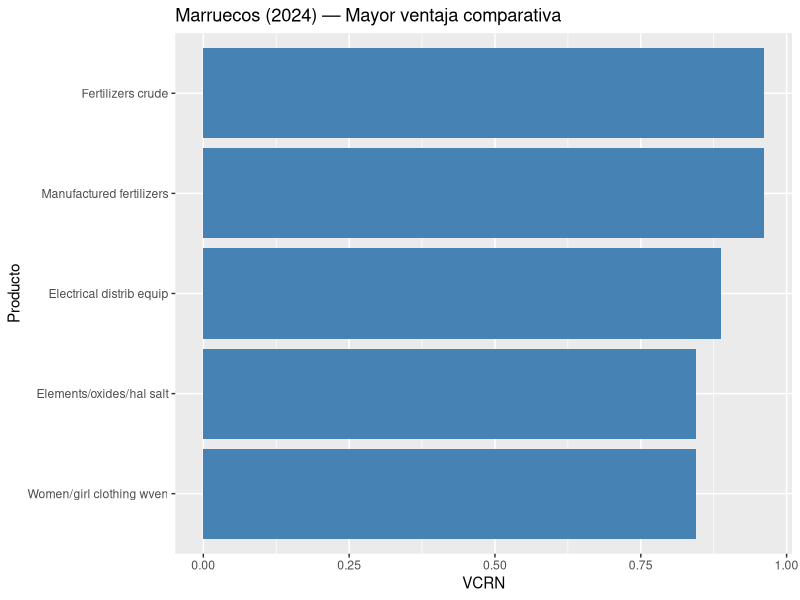
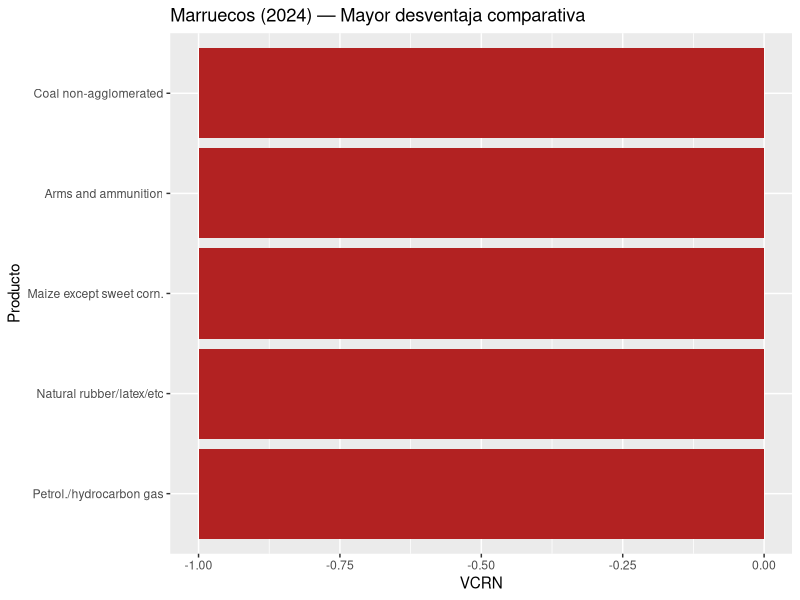
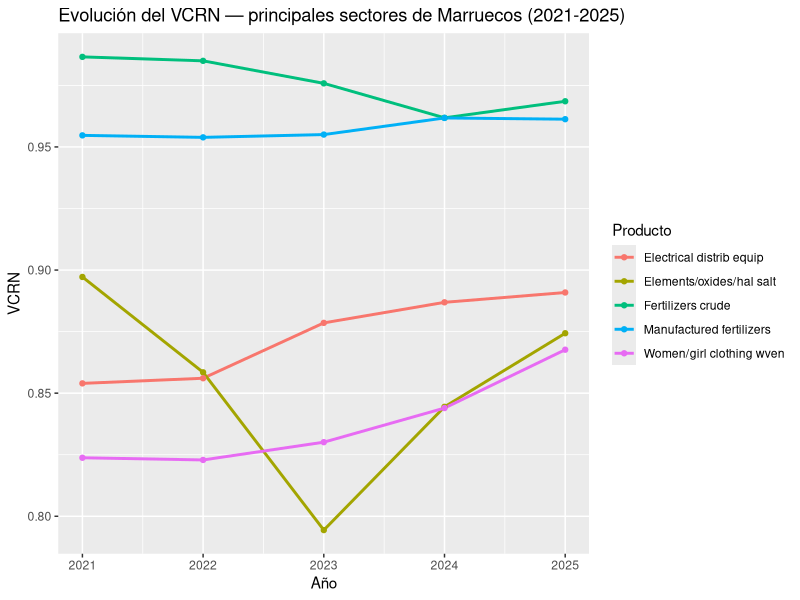
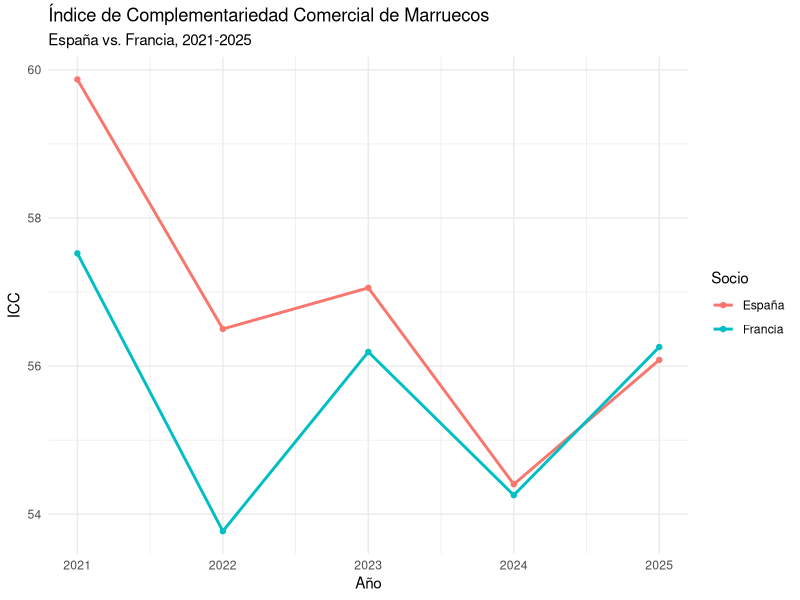
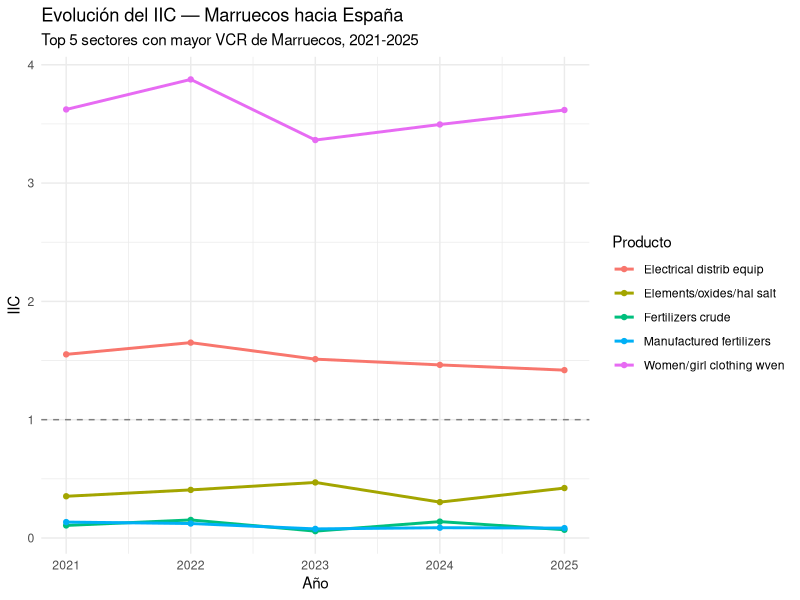
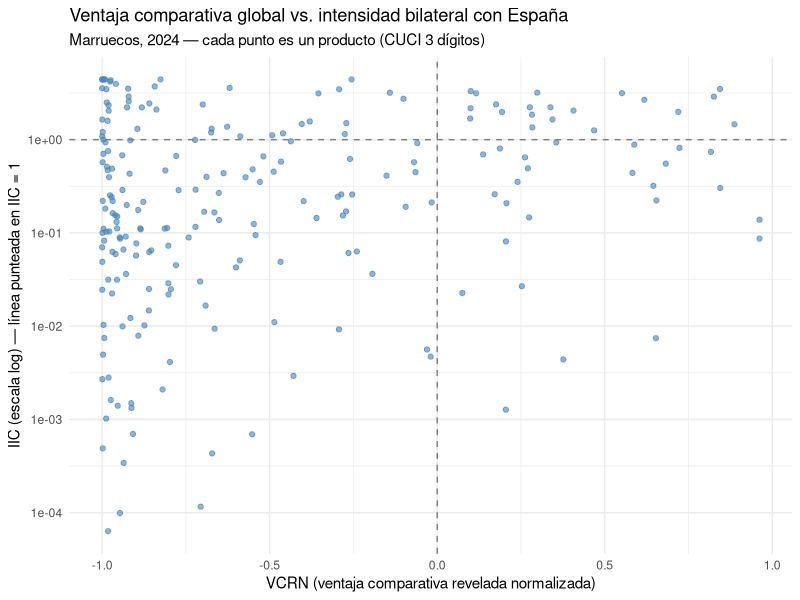
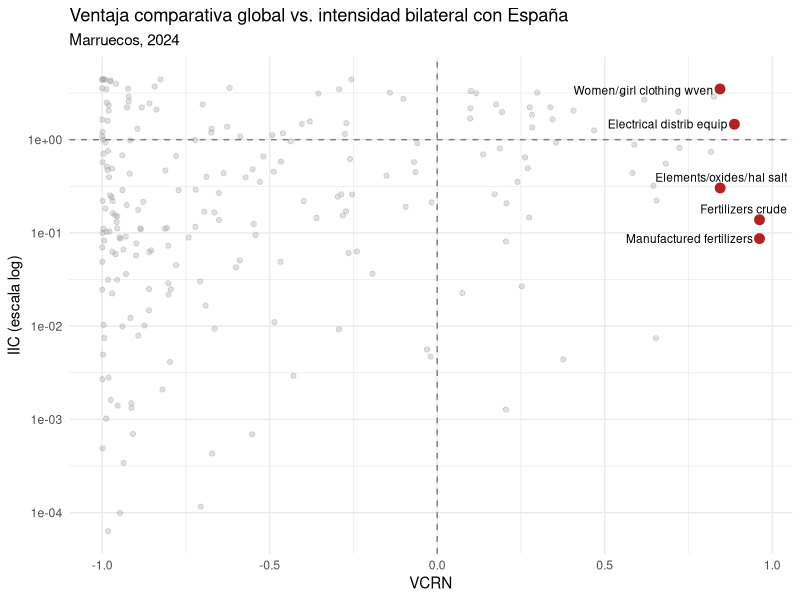
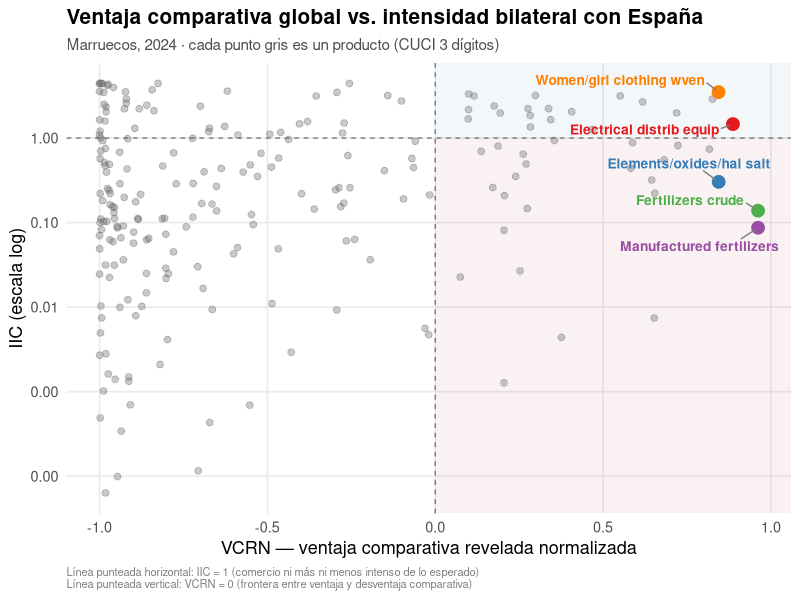

Reproduce these figures in R, in order.
install.packages("tidyverse")
install.packages("haven")
install.packages("ggrepel")

library(tidyverse)
library(haven)
library(dplyr)
library(ggrepel) 

getwd()
setwd("/cloud/project/bases de datos")
comtrade <- read_dta("MAR_ESP_FRA_WLD_full.dta")

names(comtrade) <- tolower(names(comtrade))

#-----------------------------------------------------------------------------#
# Limpieza de Bases: Uso dos bases, una con MAR como reporter y FRA, SPN y WLD
# como partners, y otra con WLD como reporter y partner. Después las uno con 
# left_join y armo el VCR.
#-----------------------------------------------------------------------------#

# Primero para la parte de MAR -> FRA, SPN, WLD:

comtrade <- comtrade %>%
  mutate(
    cuci      = as.character(as_factor(productcode)),
    cuci_desc = as.character(as_factor(productdescription)),
    r         = as.character(as_factor(reporteriso3)),
    p         = as.character(as_factor(partneriso3)),
    flow      = as.character(as_factor(tradeflowname))
  ) %>%
  rename(value = tradevaluein1000usd) %>%
  select(r, p, flow, cuci, cuci_desc, value, year)

comtrade_2 <- comtrade |>
  mutate(value = value / 1000)

comtrade_exp <- comtrade_2 |>
  filter(flow == "Export")

comtrade_exp <- comtrade_exp |>
  group_by(year, r, p) |>
  mutate(total_expo = sum(value, na.rm = TRUE)) |>
  ungroup()

comtrade_exp <- comtrade_exp |>
  mutate(share = value / total_expo)

df_share <- comtrade_exp |>
  select(year, r, p, cuci, cuci_desc, share)

vcr_aux_mar <- df_share |>
  filter(r == "MAR", p == "WLD") |>
  rename(share_mar = share)

# Ahora para la parte de WLD -> WLD:

comtrade_wld <- read_dta("WLD_WLD.dta")

names(comtrade_wld) <- tolower(names(comtrade_wld))

comtrade_wld <- comtrade_wld %>%
  mutate(
    cuci = as.character(as_factor(productcode)),
    r    = as.character(as_factor(reporteriso3)),
    p    = as.character(as_factor(partneriso3)),
    flow = as.character(as_factor(tradeflowname))
  ) %>%
  rename(value = tradevaluein1000usd) %>%
  select(r, p, flow, cuci, value, year)

wld_exp <- comtrade_wld |>
  filter(flow == "Export", r == "All", p == "All") |>
  group_by(year) |>
  mutate(total_wld = sum(value, na.rm = TRUE)) |>
  ungroup() |>
  mutate(share_wld = value / total_wld) |>
  select(year, cuci, share_wld)

#-----------------------------------------------------------------------------#
# Y ahora sí construyo el VCR:
#-----------------------------------------------------------------------------#

vcr_mar <- vcr_aux_mar |>
  select(year, cuci, cuci_desc, share_mar) |>
  left_join(wld_exp, by = c("year", "cuci")) |>
  mutate(
    vcr  = share_mar / share_wld,
    vcrn = (vcr - 1) / (vcr + 1)
  ) |>
  arrange(desc(vcr))

sum(is.na(vcr_mar$share_wld)) # chequeo que no quede ningún NA suelto

top5_mar <- vcr_mar |>
  filter(year == 2025) |>
  slice_max(vcrn, n = 5)

# Analisis de los resultados del VCR

vcr_mar |> 
  group_by(year) |> 
  summarise(n = n(), na_share_wld = sum(is.na(share_wld)))

# Top 5 sectores con mayor ventaja comparativa (VCRN más alto)
top5_ventaja <- vcr_mar |>
  filter(year == 2024) |>
  slice_max(vcrn, n = 5)


# Top 5 sectores con mayor desventaja comparativa (VCRN más bajo)
top5_desventaja <- vcr_mar |>
  filter(year == 2024) |>
  slice_min(vcrn, n = 5)


# Me parecen medio una poronga estos gráficos, pero bueno, hay que verlo

ggplot(data = top5_ventaja) +
  geom_col(aes(x = reorder(cuci_desc, vcrn), y = vcrn), fill = "steelblue") +
  coord_flip() +
  labs(title = "Marruecos (2024) — Mayor ventaja comparativa",
       x = "Producto",
       y = "VCRN")

ggplot(data = top5_desventaja) +
  geom_col(aes(x = reorder(cuci_desc, vcrn), y = vcrn), fill = "firebrick") +
  coord_flip() +
  labs(title = "Marruecos (2024) — Mayor desventaja comparativa",
       x = "Producto",
       y = "VCRN")


# Grafico de evolución de los sectores top

top_sectores <- top5_ventaja$cuci  # códigos de los 5 sectores top en 2024

vcr_mar |>
  filter(cuci %in% top_sectores) |>
  ggplot(aes(x = year, y = vcrn, color = cuci_desc)) +
  geom_line(linewidth = 1) +
  geom_point() +
  labs(title = "Evolución del VCRN — principales sectores de Marruecos (2021-2025)",
       x = "Año", y = "VCRN", color = "Producto")

#-----------------------------------------------------------------------------#
# Siguiente indicador: IIC (Intensidad Comercial)
#-----------------------------------------------------------------------------#


# Elegimos el socio y el sector a analizar
socio_1 <- "ESP"
sector <- "562"  # Manufactured fertilizers
anio   <- 2024

socio_2 <- "FRA"

# X^{i,j}_k: exportaciones de Marruecos a ESPAÑA en el sector k
xijk_esp <- comtrade_exp |>
  filter(r == "MAR", p == socio_1, cuci == sector, year == anio) |>
  pull(value)

# X^{i,j}_k: exportaciones de Marruecos a FRANCIA en el sector k
xijk_fra <- comtrade_exp |>
  filter(r == "MAR", p == socio_2, cuci == sector, year == anio) |>
  pull(value)

# X^i_k: exportaciones totales de Marruecos al mundo en el sector k
xik <- comtrade_exp |>
  filter(r == "MAR", p == "WLD", cuci == sector, year == anio) |>
  pull(value)

# X^{i,j}: exportaciones totales de Marruecos a España (todos los productos)
xij_esp <- comtrade_exp |>
  filter(r == "MAR", p == socio_1, year == anio) |>
  distinct(total_expo) |>
  pull(total_expo)

# X^{i,j}: exportaciones totales de Marruecos a FRANCIA (todos los productos)
xij_fra <- comtrade_exp |>
  filter(r == "MAR", p == socio_2, year == anio) |>
  distinct(total_expo) |>
  pull(total_expo)

# X^i: exportaciones totales de Marruecos al mundo (todos los productos)
xi <- comtrade_exp |>
  filter(r == "MAR", p == "WLD", year == anio) |>
  distinct(total_expo) |>
  pull(total_expo)

iic_mar_esp <- (xijk_esp / xik) / (xij_esp / xi)
iic_mar_esp <- as.numeric(iic_mar_esp)
iic_mar_esp

iic_mar_fra <- (xijk_fra / xik) / (xij_fra / xi)
iic_mar_fra <- as.numeric(iic_mar_fra)
iic_mar_fra


# EN FORMA DE TABLA: 

# PRIMERO ESPAÑA

sectores_top5 <- top5_ventaja$cuci

mar_esp <- comtrade_exp |>
  filter(r == "MAR", p == socio_1, year == anio, cuci %in% sectores_top5) |>
  select(cuci, cuci_desc, xijk = value, xij = total_expo)

mar_wld <- comtrade_exp |>
  filter(r == "MAR", p == "WLD", year == anio, cuci %in% sectores_top5) |>
  select(cuci, xik = value, xi = total_expo)

iic_top5 <- mar_esp |>
  left_join(mar_wld, by = "cuci") |>
  mutate(iic = as.numeric((xijk / xik) / (xij / xi))) |>
  select(cuci, cuci_desc, iic) |>
  arrange(desc(iic))

# AHORA FRANCIA

# mar_fra <- comtrade_exp |>
#   filter(r == "MAR", p == socio_1, year == anio, cuci %in% sectores_top5) |>
#   select(cuci, cuci_desc, xijk = value, xij = total_expo)
# 
# mar_wld <- comtrade_exp |>
#   filter(r == "MAR", p == "WLD", year == anio, cuci %in% sectores_top5) |>
#   select(cuci, xik = value, xi = total_expo)
# 
# iic_top5 <- mar_fra |>
#   left_join(mar_wld, by = "cuci") |>
#   mutate(iic = as.numeric((xijk / xik) / (xij / xi))) |>
#   select(cuci, cuci_desc, iic) |>
#   arrange(desc(iic))

#-----------------------------------------------------------------------------#
# Siguiente indicador: ICC (Compatibilidad/Complementariedad Comercial)
#-----------------------------------------------------------------------------#

#ICC AGREGADO

calcular_icc <- function(socio, anio) {
  
  # m_k^i: participación del bien k en las IMPORTACIONES totales de Marruecos
  m_mar <- comtrade |>
    filter(r == "MAR", p == "WLD", flow == "Import", year == anio) |>
    mutate(m = value / sum(value, na.rm = TRUE)) |>
    select(cuci, cuci_desc, m)
  
  # x_k^j: participación del bien k en las EXPORTACIONES totales del socio al mundo
  x_socio <- comtrade |>
    filter(r == socio, p == "WLD", flow == "Export", year == anio) |>
    mutate(x = value / sum(value, na.rm = TRUE)) |>
    select(cuci, x)
  
  # Full join: un producto ausente de un lado cuenta como share = 0, no se descarta
  tabla <- full_join(m_mar, x_socio, by = "cuci") |>
    mutate(
      m = replace_na(m, 0),
      x = replace_na(x, 0),
      dif_abs = abs(m - x)
    )
  
  icc <- 100 * (1 - sum(tabla$dif_abs, na.rm = TRUE) / 2)
  
  list(icc = icc, detalle = tabla)
}

# Uso:
icc_esp_mar <- calcular_icc("ESP", 2024)
icc_esp_mar$icc

# 1) La suma de shares de cada lado debería dar 1 (o muy cerca, por redondeo)
sum(icc_esp_mar$detalle$m, na.rm = TRUE)
sum(icc_esp_mar$detalle$x, na.rm = TRUE)


# 2) El ICC teóricamente está acotado entre 0 y 100 — confirmá que no se te fue de rango
icc_esp_mar$icc

resultado_fra <- calcular_icc("FRA", 2024)
resultado_fra$icc

icc_evolucion <- map_dfr(2021:2025, function(a) {
  tibble(
    year = a,
    icc_esp = calcular_icc("ESP", a)$icc,
    icc_fra = calcular_icc("FRA", a)$icc
  )
})

# ICC POR PRODUCTO

calcular_icc_producto <- function(socio, anio) {
  
  m_mar <- comtrade |>
    filter(r == "MAR", p == "WLD", flow == "Import", year == anio) |>
    mutate(m = value / sum(value, na.rm = TRUE)) |>
    select(cuci, cuci_desc, m)
  
  x_socio <- comtrade |>
    filter(r == socio, p == "WLD", flow == "Export", year == anio) |>
    mutate(x = value / sum(value, na.rm = TRUE)) |>
    select(cuci, cuci_desc_x = cuci_desc, x)  # guardamos la descripción también acá
  
  full_join(m_mar, x_socio, by = "cuci") |>
    mutate(
      cuci_desc = coalesce(cuci_desc, cuci_desc_x),  # si falta de un lado, usa el otro
      m = replace_na(m, 0),
      x = replace_na(x, 0),
      icc_k = 100 * (1 - abs(m - x) / 2)
    ) |>
    select(cuci, cuci_desc, m, x, icc_k) |>
    arrange(desc(icc_k))
}

icc_prod_esp <- calcular_icc_producto("ESP", 2024)
view(icc_prod_esp)
icc_prod_fra <- calcular_icc_producto("FRA", 2024)
view(icc_prod_fra)


# Top 10 de mejor matching con cada socio
icc_prod_esp |> slice_max(icc_k, n = 10) |> select(cuci, cuci_desc, icc_k)
icc_prod_fra |> slice_max(icc_k, n = 10) |> select(cuci, cuci_desc, icc_k)


icc_prod_esp |> 
  filter(m > 0.001, x > 0.001) |>
  arrange(desc(icc_k)) |>
  head(10)

icc_prod_fra |> 
  filter(m > 0.001, x > 0.001) |>
  arrange(desc(icc_k)) |>
  head(10)


#------------------------------------------------------------------------#
# GRAFICOS

# evoluciónm agregada del icc

icc_evolucion |>
  pivot_longer(cols = c(icc_esp, icc_fra), names_to = "socio", values_to = "icc") |>
  mutate(socio = recode(socio, icc_esp = "España", icc_fra = "Francia")) |>
  ggplot(aes(x = year, y = icc, color = socio)) +
  geom_line(linewidth = 1) +
  geom_point() +
  labs(title = "Índice de Complementariedad Comercial de Marruecos",
       subtitle = "España vs. Francia, 2021-2025",
       x = "Año", y = "ICC", color = "Socio") +
  theme_minimal()

# evolución del iic para los mismos 5 sectores top con España

calcular_iic_multi <- function(socio, sectores, anio) {
  mar_soc <- comtrade_exp |>
    filter(r == "MAR", p == socio, year == anio, cuci %in% sectores) |>
    select(cuci, cuci_desc, xijk = value, xij = total_expo)
  
  mar_wld <- comtrade_exp |>
    filter(r == "MAR", p == "WLD", year == anio, cuci %in% sectores) |>
    select(cuci, xik = value, xi = total_expo)
  
  mar_soc |>
    left_join(mar_wld, by = "cuci") |>
    mutate(iic = as.numeric((xijk / xik) / (xij / xi)), year = anio) |>
    select(year, cuci, cuci_desc, iic)
}

iic_evolucion <- map_dfr(2021:2025, ~calcular_iic_multi("ESP", sectores_top5, .x))

ggplot(iic_evolucion, aes(x = year, y = iic, color = cuci_desc)) +
  geom_line(linewidth = 1) +
  geom_point() +
  geom_hline(yintercept = 1, linetype = "dashed", color = "gray50") +
  labs(title = "Evolución del IIC — Marruecos hacia España",
       subtitle = "Top 5 sectores con mayor VCR de Marruecos, 2021-2025",
       x = "Año", y = "IIC", color = "Producto") +
  theme_minimal()


# cruce VCRN con IIC
# Armamos la base combinando VCR 2024 con IIC 2024 hacia España, para todos los productos en común
cruce_vcr_iic <- vcr_mar |>
  filter(year == 2024) |>
  select(cuci, cuci_desc, vcrn) |>
  inner_join(
    calcular_iic_multi("ESP", unique(vcr_mar$cuci), 2024) |> select(cuci, iic),
    by = "cuci"
  ) |>
  filter(!is.na(iic), is.finite(iic))

ggplot(cruce_vcr_iic, aes(x = vcrn, y = iic)) +
  geom_point(alpha = 0.6, color = "steelblue") +
  geom_hline(yintercept = 1, linetype = "dashed", color = "gray50") +
  geom_vline(xintercept = 0, linetype = "dashed", color = "gray50") +
  scale_y_log10() +  # el IIC suele tener rango muy amplio, el log ayuda a leerlo
  labs(title = "Ventaja comparativa global vs. intensidad bilateral con España",
       subtitle = "Marruecos, 2024 — cada punto es un producto (CUCI 3 dígitos)",
       x = "VCRN (ventaja comparativa revelada normalizada)",
       y = "IIC (escala log) — línea punteada en IIC = 1") +
  theme_minimal()

# solo puntos extremos

destacados <- cruce_vcr_iic |>
  filter(cuci %in% c("562", "272", "842", "773", "522"))

ggplot(cruce_vcr_iic, aes(x = vcrn, y = iic)) +
  geom_point(alpha = 0.3, color = "gray60") +
  geom_point(data = destacados, color = "firebrick", size = 3) +
  geom_text_repel(data = destacados, aes(label = cuci_desc), size = 3) +
  geom_hline(yintercept = 1, linetype = "dashed", color = "gray50") +
  geom_vline(xintercept = 0, linetype = "dashed", color = "gray50") +
  scale_y_log10() +
  labs(title = "Ventaja comparativa global vs. intensidad bilateral con España",
       subtitle = "Marruecos, 2024",
       x = "VCRN", y = "IIC (escala log)") +
  theme_minimal()


# mismo grafico, intento 2

cruce_vcr_iic_filtrado <- cruce_vcr_iic |>
  filter(iic > 0, is.finite(iic))

# Volvés a correr el ggplot con esta base en vez de cruce_vcr_iic

ggplot(cruce_vcr_iic_filtrado, aes(x = vcrn, y = iic)) +
  # Sombreado de cuadrantes para que se lean de un vistazo
  annotate("rect", xmin = 0, xmax = Inf, ymin = 1, ymax = Inf,
           fill = "steelblue", alpha = 0.06) +
  annotate("rect", xmin = 0, xmax = Inf, ymin = 0, ymax = 1,
           fill = "firebrick", alpha = 0.06) +
  geom_point(alpha = 0.35, color = "gray40", size = 2) +
  geom_point(data = destacados, aes(color = cuci_desc), size = 4) +
  geom_text_repel(
    data = destacados, aes(label = cuci_desc, color = cuci_desc),
    size = 3.5, fontface = "bold", show.legend = FALSE,
    box.padding = 0.6, point.padding = 0.3,
    segment.color = "gray50", min.segment.length = 0
  ) +
  geom_hline(yintercept = 1, linetype = "dashed", color = "gray40", linewidth = 0.4) +
  geom_vline(xintercept = 0, linetype = "dashed", color = "gray40", linewidth = 0.4) +
  scale_y_log10(labels = scales::label_number(accuracy = 0.01)) +
  scale_color_brewer(palette = "Set1") +
  labs(
    title = "Ventaja comparativa global vs. intensidad bilateral con España",
    subtitle = "Marruecos, 2024 · cada punto gris es un producto (CUCI 3 dígitos)",
    x = "VCRN — ventaja comparativa revelada normalizada",
    y = "IIC (escala log)",
    caption = "Línea punteada horizontal: IIC = 1 (comercio ni más ni menos intenso de lo esperado)\nLínea punteada vertical: VCRN = 0 (frontera entre ventaja y desventaja comparativa)"
  ) +
  theme_minimal(base_size = 13) +
  theme(
    legend.position = "none",
    plot.title = element_text(face = "bold", size = 15),
    plot.subtitle = element_text(color = "gray30", size = 11),
    plot.caption = element_text(color = "gray50", size = 8, hjust = 0),
    panel.grid.minor = element_blank(),
    panel.grid.major = element_line(color = "gray92")
  )



ultimo_grafico <- last_plot()  # toma el último gráfico ggplot que corriste

ggsave(
  filename = "vcr_vs_iic_espana.png",
  plot = ultimo_grafico,
  width = 10, height = 6.5,
  dpi = 300,           # buena resolución para proyectar/imprimir
  bg = "white"          # evita que quede con fondo transparente
)
